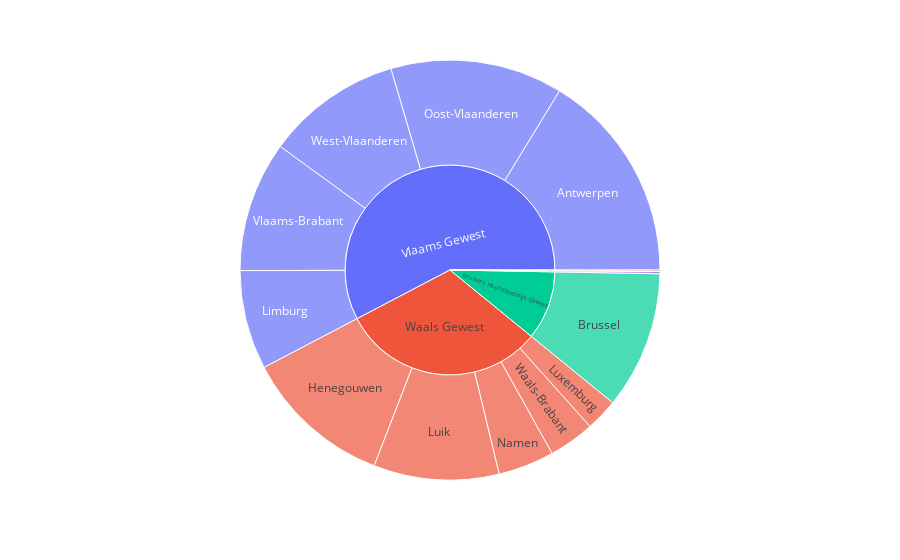

Notebook cell for this chart:
### Code cell
fig = px.sunburst(df, path=['region_NL', 'province_NL'], values='inhabitants')
fig.show()

### Figure 1 — Plotly figure (JSON) as saved in the notebook; plotly's stock layout.template omitted (floating-point values rounded to 4 significant figures)
{"data": [{"branchvalues": "total", "domain": {"x": [0, 1], "y": [0, 1]}, "hovertemplate": "labels=%{label}<br>inhabitants=%{value}<br>parent=%{parent}<br>id=%{id}<extra></extra>", "ids": ["Vlaams Gewest/Antwerpen", "Brussels Hoofdstedelijk Gewest/Brussel", "Henegouwen/Henegouwen", "Région wallonne/Henegouwen", "Waals Gewest/Henegouwen", "Vlaams Gewest/Limburg", "Waals Gewest/Luik", "Waals Gewest/Luxemburg", "Waals Gewest/Namen", "Vlaams Gewest/Oost-Vlaanderen", "Vlaams Gewest/Vlaams-Brabant", "Waals Gewest/Waals-Brabant", "Vlaams Gewest/West-Vlaanderen", "Brussels Hoofdstedelijk Gewest", "Henegouwen", "Région wallonne", "Vlaams Gewest", "Waals Gewest"], "labels": ["Antwerpen", "Brussel", "Henegouwen", "Henegouwen", "Henegouwen", "Limburg", "Luik", "Luxemburg", "Namen", "Oost-Vlaanderen", "Vlaams-Brabant", "Waals-Brabant", "West-Vlaanderen", "Brussels Hoofdstedelijk Gewest", "Henegouwen", "Région wallonne", "Vlaams Gewest", "Waals Gewest"], "name": "", "parents": ["Vlaams Gewest", "Brussels Hoofdstedelijk Gewest", "Henegouwen", "Région wallonne", "Waals Gewest", "Vlaams Gewest", "Waals Gewest", "Waals Gewest", "Waals Gewest", "Vlaams Gewest", "Vlaams Gewest", "Waals Gewest", "Vlaams Gewest", "", "", "", "", ""], "type": "sunburst", "values": [1869730, 1218255, 18746, 14061, 1314033, 877370, 1109800, 286752, 495832, 1525255, 1155843, 406019, 1200945, 1218255, 18746, 14061, 6629143, 3612436]}], "layout": {"autosize": true, "legend": {"tracegroupgap": 0}, "margin": {"t": 60}}}
